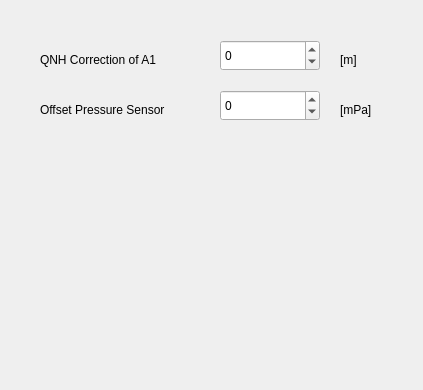
<?xml version="1.0" encoding="UTF-8"?>
<ui version="4.0">
 <class>CorrFrame6015</class>
 <widget class="QWidget" name="CorrFrame6015">
  <property name="geometry">
   <rect>
    <x>0</x>
    <y>0</y>
    <width>423</width>
    <height>390</height>
   </rect>
  </property>
  <property name="windowTitle">
   <string>Correction</string>
  </property>
  <widget class="QLabel" name="textLabel_QNHCorrA1Unit">
   <property name="geometry">
    <rect>
     <x>340</x>
     <y>50</y>
     <width>67</width>
     <height>20</height>
    </rect>
   </property>
   <property name="text">
    <string>[m]</string>
   </property>
   <property name="wordWrap">
    <bool>false</bool>
   </property>
  </widget>
  <widget class="QLabel" name="textLabel_QNHCorrA1">
   <property name="geometry">
    <rect>
     <x>40</x>
     <y>50</y>
     <width>160</width>
     <height>20</height>
    </rect>
   </property>
   <property name="text">
    <string>QNH Correction of A1</string>
   </property>
   <property name="wordWrap">
    <bool>false</bool>
   </property>
  </widget>
  <widget class="QSpinBox" name="spinBox_QNHCorrA1">
   <property name="geometry">
    <rect>
     <x>220</x>
     <y>40</y>
     <width>100</width>
     <height>31</height>
    </rect>
   </property>
   <property name="minimum">
    <number>-900</number>
   </property>
   <property name="maximum">
    <number>900</number>
   </property>
  </widget>
  <widget class="QLabel" name="textLabel_QNHCorrA2">
   <property name="geometry">
    <rect>
     <x>40</x>
     <y>100</y>
     <width>172</width>
     <height>20</height>
    </rect>
   </property>
   <property name="text">
    <string>Offset Pressure Sensor</string>
   </property>
   <property name="wordWrap">
    <bool>false</bool>
   </property>
  </widget>
  <widget class="QLabel" name="textLabel_QNHCorrA2Unit">
   <property name="geometry">
    <rect>
     <x>340</x>
     <y>100</y>
     <width>67</width>
     <height>20</height>
    </rect>
   </property>
   <property name="text">
    <string>[mPa]</string>
   </property>
   <property name="wordWrap">
    <bool>false</bool>
   </property>
  </widget>
  <widget class="QSpinBox" name="spinBox_OffsetPress">
   <property name="geometry">
    <rect>
     <x>220</x>
     <y>90</y>
     <width>100</width>
     <height>31</height>
    </rect>
   </property>
   <property name="minimum">
    <number>-1000000</number>
   </property>
   <property name="maximum">
    <number>1000000</number>
   </property>
  </widget>
 </widget>
 <layoutdefault spacing="6" margin="11"/>
 <pixmapfunction>qPixmapFromMimeSource</pixmapfunction>
 <resources/>
 <connections/>
</ui>
